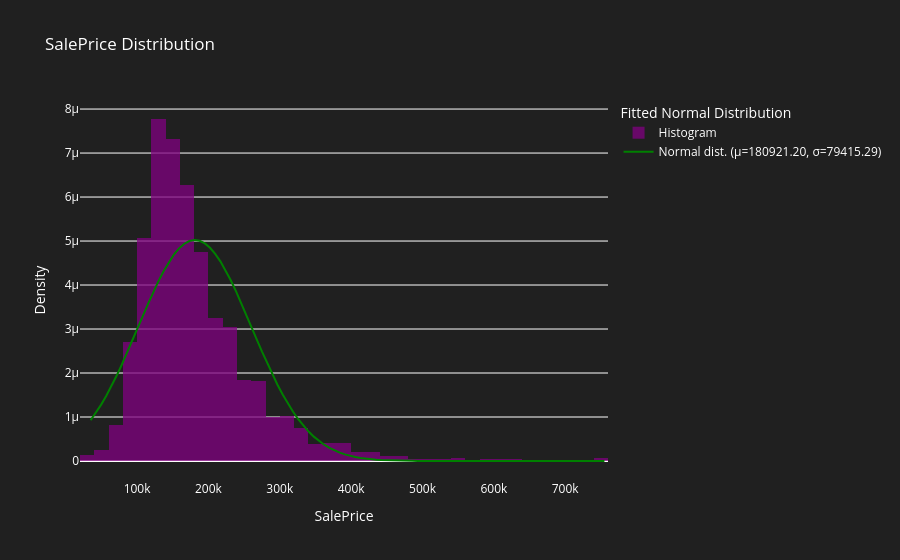
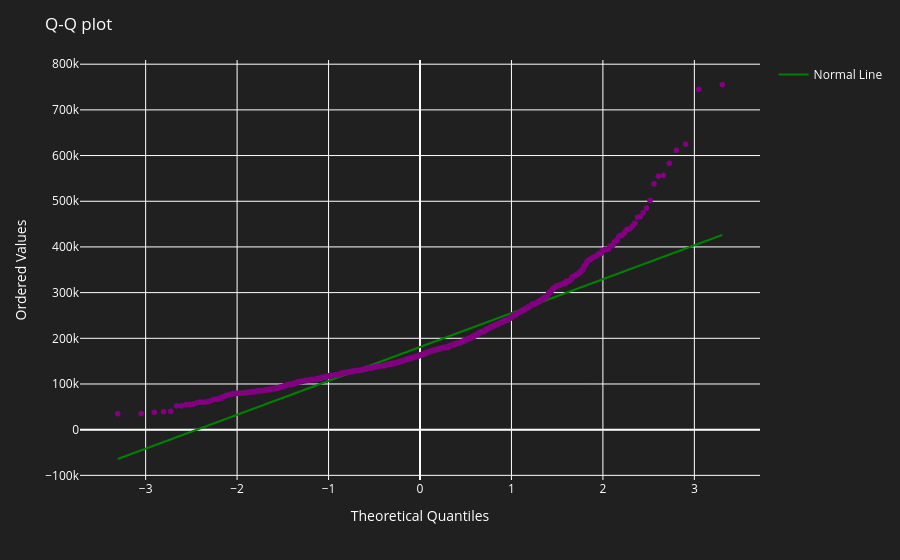

Notebook code for these charts, in order:
### Markdown cell above
### Exploring the dependent Variable
- Should it be normalised? (adjusted to fit a standard scale)

### Code cell
# Fit a normal distribution to the SalePrice data
mu, sigma = stats.norm.fit(df['SalePrice'])

# Create a histogram of the SalePrice column
hist_data = go.Histogram(x=df['SalePrice'], nbinsx=50, name="Histogram", opacity=0.75, histnorm='probability density', marker=dict(color='purple'))

# Calculate the normal distribution based on the fitted parameters
x_norm = np.linspace(df['SalePrice'].min(), df['SalePrice'].max(), 100)
y_norm = stats.norm.pdf(x_norm, mu, sigma)

# Create the normal distribution overlay
norm_data = go.Scatter(x=x_norm, y=y_norm, mode="lines", name=f"Normal dist. (μ={mu:.2f}, σ={sigma:.2f})", line=dict(color="green"))

# Combine the histogram and the overlay
fig = go.Figure(data=[hist_data, norm_data])

# Set the layout for the plot
fig.update_layout(
    title="SalePrice Distribution",
    xaxis_title="SalePrice",
    yaxis_title="Density",
    legend_title_text="Fitted Normal Distribution",
    plot_bgcolor='rgba(32, 32, 32, 1)',
    paper_bgcolor='rgba(32, 32, 32, 1)',
    font=dict(color='white')
)

# Create a Q-Q plot
qq_data = stats.probplot(df['SalePrice'], dist="norm")
qq_fig = px.scatter(x=qq_data[0][0], y=qq_data[0][1], labels={'x': 'Theoretical Quantiles', 'y': 'Ordered Values'}, color_discrete_sequence=["purple"])
qq_fig.update_layout(
    title="Q-Q plot",
    plot_bgcolor='rgba(32, 32, 32, 1)',
    paper_bgcolor='rgba(32, 32, 32, 1)',
    font=dict(color='white')
)

# Calculate the line of best fit
slope, intercept, r_value, p_value, std_err = stats.linregress(qq_data[0][0], qq_data[0][1])
line_x = np.array(qq_data[0][0])
line_y = intercept + slope * line_x

# Add the line of best fit to the Q-Q plot
line_data = go.Scatter(x=line_x, y=line_y, mode="lines", name="Normal Line", line=dict(color="green"))

# Update the Q-Q plot with the normal line
qq_fig.add_trace(line_data)

# Show the plots
fig.show()
qq_fig.show()

### Figure 1 — Plotly figure (JSON) as saved in the notebook; plotly's stock layout.template omitted (floating-point values rounded to 4 significant figures; data arrays with more than 128 entries replaced by an {"elided": "..."} marker saying what was removed)
{"data": [{"histnorm": "probability density", "marker": {"color": "purple"}, "name": "Histogram", "nbinsx": 50, "opacity": 0.75, "type": "histogram", "x": {"elided": "1460 int values"}}, {"line": {"color": "green"}, "mode": "lines", "name": "Normal dist. (μ=180921.20, σ=79415.29)", "type": "scatter", "x": [34900.0, 42170.0, 49450.0, 56720.0, 63990.0, 71270.0, 78540.0, 85820.0, 93090.0, 100400.0, 107600.0, 114900.0, 122200.0, 129500.0, 136700.0, 144000.0, 151300.0, 158600.0, 165800.0, 173100.0, 180400.0, 187600.0, 194900.0, 202200.0, 209500.0, 216700.0, 224000.0, 231300.0, 238600.0, 245800.0, 253100.0, 260400.0, 267700.0, 274900.0, 282200.0, 289500.0, 296800.0, 304000.0, 311300.0, 318600.0, 325800.0, 333100.0, 340400.0, 347700.0, 354900.0, 362200.0, 369500.0, 376800.0, 384000.0, 391300.0, 398600.0, 405900.0, 413100.0, 420400.0, 427700.0, 435000.0, 442200.0, 449500.0, 456800.0, 464100.0, 471300.0, 478600.0, 485900.0, 493100.0, 500400.0, 507700.0, 515000.0, 522200.0, 529500.0, 536800.0, 544100.0, 551300.0, 558600.0, 565900.0, 573200.0, 580400.0, 587700.0, 595000.0, 602300.0, 609500.0, 616800.0, 624100.0, 631300.0, 638600.0, 645900.0, 653200.0, 660400.0, 667700.0, 675000.0, 682300.0, 689500.0, 696800.0, 704100.0, 711400.0, 718600.0, 725900.0, 733200.0, 740500.0, 747700.0, 755000.0], "y": [9.265e-07, 1.092e-06, 1.276e-06, 1.479e-06, 1.699e-06, 1.937e-06, 2.188e-06, 2.452e-06, 2.725e-06, 3.003e-06, 3.282e-06, 3.556e-06, 3.821e-06, 4.072e-06, 4.303e-06, 4.509e-06, 4.685e-06, 4.828e-06, 4.934e-06, 4.999e-06, 5.023e-06, 5.006e-06, 4.946e-06, 4.846e-06, 4.709e-06, 4.538e-06, 4.336e-06, 4.108e-06, 3.86e-06, 3.597e-06, 3.323e-06, 3.045e-06, 2.767e-06, 2.493e-06, 2.227e-06, 1.973e-06, 1.734e-06, 1.511e-06, 1.305e-06, 1.118e-06, 9.502e-07, 8.006e-07, 6.689e-07, 5.542e-07, 4.553e-07, 3.71e-07, 2.997e-07, 2.401e-07, 1.908e-07, 1.503e-07, 1.174e-07, 9.097e-08, 6.989e-08, 5.324e-08, 4.022e-08, 3.014e-08, 2.239e-08, 1.649e-08, 1.205e-08, 8.729e-09, 6.271e-09, 4.467e-09, 3.156e-09, 2.211e-09, 1.536e-09, 1.058e-09, 7.228e-10, 4.896e-10, 3.289e-10, 2.191e-10, 1.447e-10, 9.482e-11, 6.159e-11, 3.968e-11, 2.534e-11, 1.605e-11, 1.009e-11, 6.282e-12, 3.881e-12, 2.377e-12, 1.444e-12, 8.697e-13, 5.195e-13, 3.077e-13, 1.808e-13, 1.053e-13, 6.082e-14, 3.484e-14, 1.979e-14, 1.114e-14, 6.225e-15, 3.448e-15, 1.894e-15, 1.032e-15, 5.572e-16, 2.984e-16, 1.585e-16, 8.348e-17, 4.36e-17, 2.258e-17]}], "layout": {"font": {"color": "white"}, "legend": {"title": {"text": "Fitted Normal Distribution"}}, "paper_bgcolor": "rgba(32, 32, 32, 1)", "plot_bgcolor": "rgba(32, 32, 32, 1)", "title": {"text": "SalePrice Distribution"}, "xaxis": {"title": {"text": "SalePrice"}}, "yaxis": {"title": {"text": "Density"}}}}

### Figure 2 — Plotly figure (JSON) as saved in the notebook; plotly's stock layout.template omitted (floating-point values rounded to 4 significant figures; data arrays with more than 128 entries replaced by an {"elided": "..."} marker saying what was removed)
{"data": [{"hovertemplate": "Theoretical Quantiles=%{x}<br>Ordered Values=%{y}<extra></extra>", "legendgroup": "", "marker": {"color": "purple", "symbol": "circle"}, "mode": "markers", "name": "", "showlegend": false, "type": "scattergl", "x": {"elided": "1460 float values"}, "xaxis": "x", "y": {"elided": "1460 int values"}, "yaxis": "y"}, {"line": {"color": "green"}, "mode": "lines", "name": "Normal Line", "type": "scatter", "x": {"elided": "1460 float values"}, "y": {"elided": "1460 float values"}}], "layout": {"font": {"color": "white"}, "legend": {"tracegroupgap": 0}, "margin": {"t": 60}, "paper_bgcolor": "rgba(32, 32, 32, 1)", "plot_bgcolor": "rgba(32, 32, 32, 1)", "title": {"text": "Q-Q plot"}, "xaxis": {"anchor": "y", "domain": [0, 1], "title": {"text": "Theoretical Quantiles"}}, "yaxis": {"anchor": "x", "domain": [0, 1], "title": {"text": "Ordered Values"}}}}
